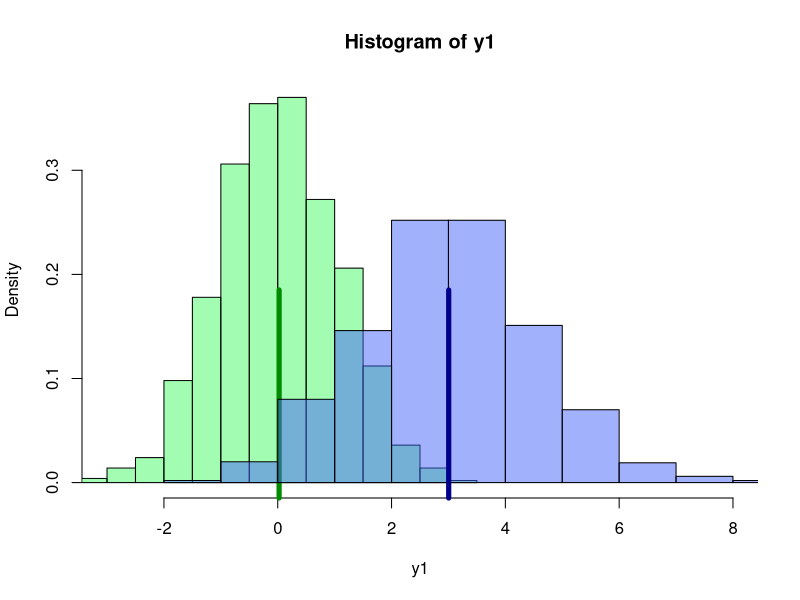
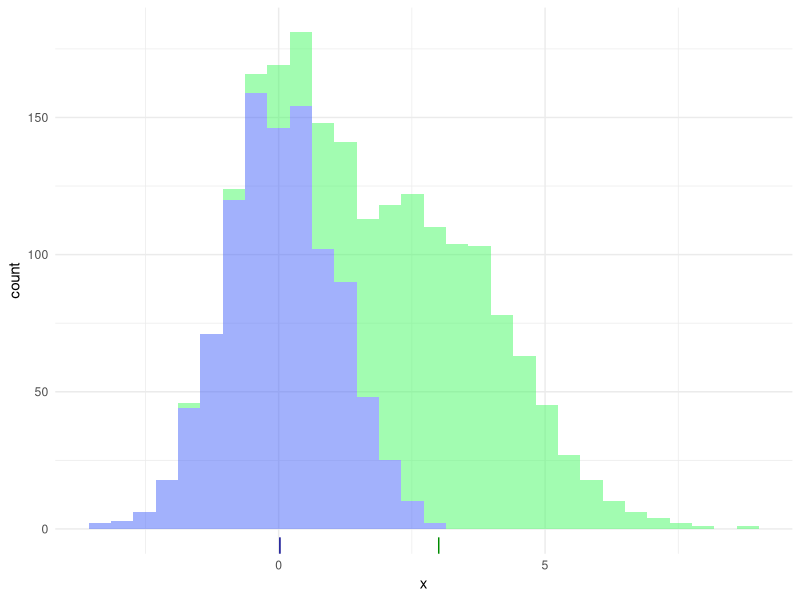

Source code (R) for these figures, in order:
## ---- chunk 1

## ---- chunk 2
y1 <- rnorm(1000,0,1)                                           #Tus datos
y2 <- rnorm(1000, 3, 1.5)
m.y1 <- mean(y1)
m.y2 <- mean(y2)
verde_trans <- rgb(70/255,	250/255,	100/255, .5)
azul_trans <- rgb(70/255,	100/255,	250/255, .5)
hist(y1, col = verde_trans, freq = FALSE, , xlim = c(-3,8))  #solo encimas la otra
rug(m.y1, ticksize = 0.5, col = ' green4', lwd = 5)
hist(y2, col = azul_trans, freq = FALSE, add = TRUE)             # Te sugiero imprimir primero la v.a. con mayor rango
rug(m.y2, ticksize = 0.5, col = ' blue4', lwd = 5)
## ---- chunk 3
d <- data.frame(x = y1)               #Lo de siempre los datos
d$origen <- 'N(0,1)'
d1 <- data.frame(x = y2)
d1$origen <- 'la otra v.a.'
d <- rbind(d, d1)
rayas <- data.frame(x_ = c(m.y1, m.y2))
library(ggplot2)


ggplot(d, aes( x = x)) + geom_histogram(aes(fill = origen)) +
  scale_fill_manual(name='',values=c(verde_trans, azul_trans) ) +
    geom_rug(data = rayas, aes(x = x_), color =  c('blue4', 'green4' )) +
  theme_minimal() +  theme(legend.position="none")

